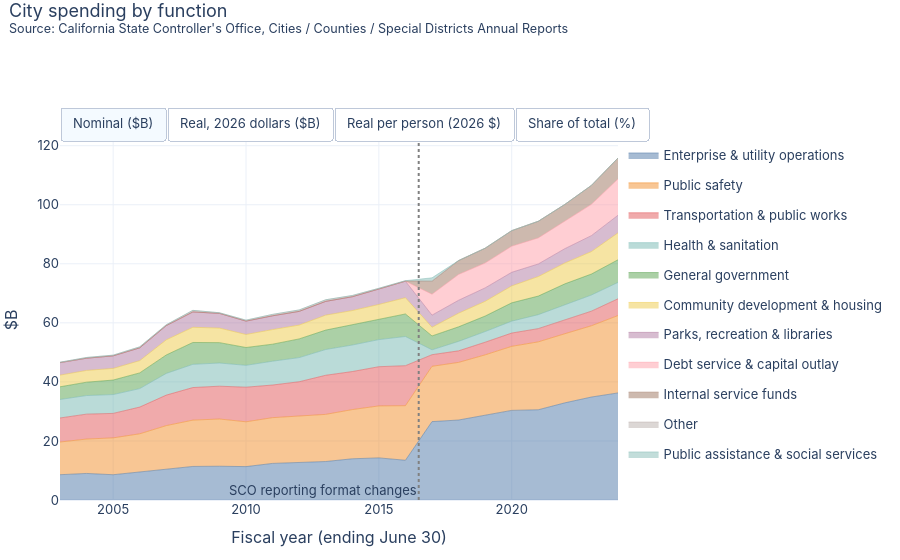
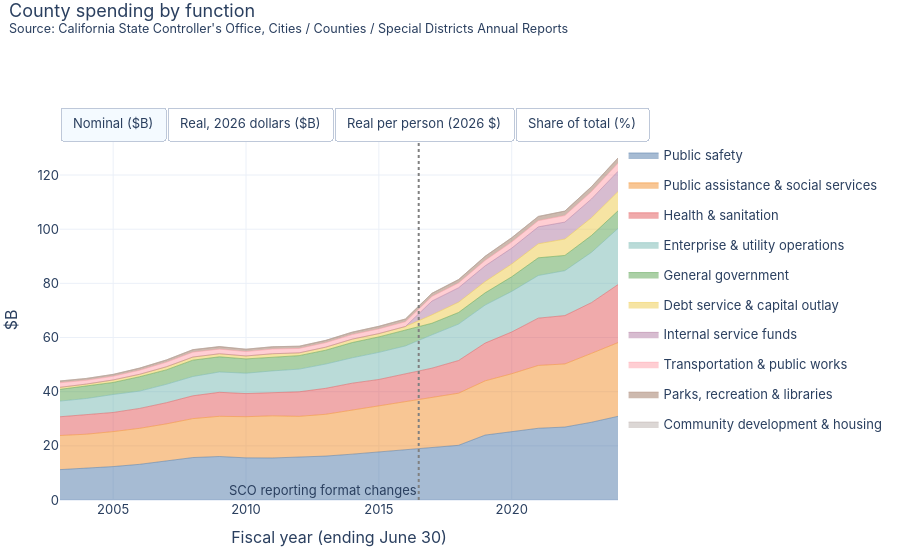

Here is the notebook cell these charts were saved with, in order:
### Markdown cell above
# Local Government Spending
By function. Cities and counties report spending in functional groups that SCO redefined in FY2016-17; this page maps both eras onto one set of groups using the finest reported label (see `src/ca_taxes/local.py`). City utilities, sanitation and transportation moved between categories at the break, so treat jumps at the dotted line as reporting, not policy.

### Code cell
import pandas as pd
import plotly.graph_objects as go
import plotly.io as pio
from ca_taxes.io import PROCESSED
from ca_taxes.deflate import add_views, base_fy, LAST_ACTUAL_FY
from ca_taxes.style import stacked_area_toggle, base_layout, PALETTE, SOURCE_NOTE
pio.renderers.default = "plotly_mimetype"
SCO_NOTE = "Source: California State Controller's Office, Cities / Counties / Special Districts Annual Reports"
BREAK = {2016.5: "SCO reporting format changes"}
ls = pd.read_csv(PROCESSED / "local_spending.csv")
for govt in ["City", "County"]:
    d = add_views(ls[ls.govt == govt].groupby(["fy", "group"], as_index=False).amount_k.sum())
    stacked_area_toggle(d, "group", f"{govt} spending by function", SCO_NOTE, breaks=BREAK).show()
